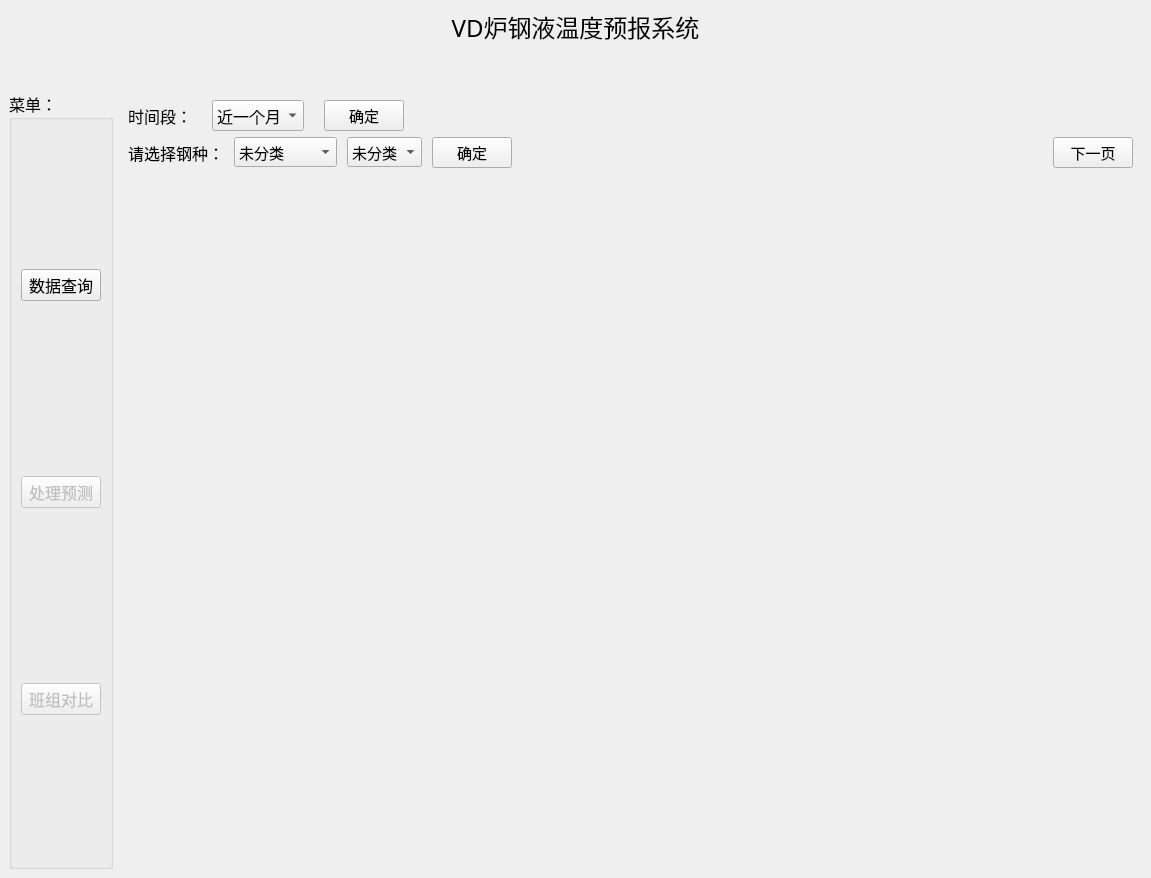
<?xml version="1.0" encoding="UTF-8"?>
<ui version="4.0">
 <class>MainWindow</class>
 <widget class="QMainWindow" name="MainWindow">
  <property name="enabled">
   <bool>true</bool>
  </property>
  <property name="geometry">
   <rect>
    <x>0</x>
    <y>0</y>
    <width>1151</width>
    <height>878</height>
   </rect>
  </property>
  <property name="windowTitle">
   <string>MainWindow</string>
  </property>
  <widget class="QWidget" name="centralwidget">
   <layout class="QGridLayout" name="gridLayout_9">
    <item row="2" column="0">
     <spacer name="horizontalSpacer_8">
      <property name="orientation">
       <enum>Qt::Horizontal</enum>
      </property>
      <property name="sizeHint" stdset="0">
       <size>
        <width>40</width>
        <height>20</height>
       </size>
      </property>
     </spacer>
    </item>
    <item row="1" column="0">
     <spacer name="horizontalSpacer_6">
      <property name="orientation">
       <enum>Qt::Horizontal</enum>
      </property>
      <property name="sizeHint" stdset="0">
       <size>
        <width>40</width>
        <height>20</height>
       </size>
      </property>
     </spacer>
    </item>
    <item row="0" column="0">
     <widget class="QLabel" name="appTitle">
      <property name="enabled">
       <bool>true</bool>
      </property>
      <property name="font">
       <font>
        <family>黑体</family>
        <pointsize>18</pointsize>
        <weight>50</weight>
        <italic>false</italic>
        <bold>false</bold>
        <underline>false</underline>
        <strikeout>false</strikeout>
        <kerning>true</kerning>
       </font>
      </property>
      <property name="contextMenuPolicy">
       <enum>Qt::NoContextMenu</enum>
      </property>
      <property name="acceptDrops">
       <bool>false</bool>
      </property>
      <property name="text">
       <string>VD炉钢液温度预报系统</string>
      </property>
      <property name="scaledContents">
       <bool>true</bool>
      </property>
      <property name="alignment">
       <set>Qt::AlignCenter</set>
      </property>
     </widget>
    </item>
    <item row="3" column="0">
     <layout class="QHBoxLayout" name="horizontalLayout_22" stretch="0,0">
      <item>
       <widget class="QGroupBox" name="groupBox">
        <property name="font">
         <font>
          <family>楷体</family>
          <pointsize>12</pointsize>
         </font>
        </property>
        <property name="title">
         <string>菜单：</string>
        </property>
        <layout class="QGridLayout" name="gridLayout_3">
         <item row="0" column="0">
          <layout class="QVBoxLayout" name="verticalLayout_2">
           <property name="spacing">
            <number>15</number>
           </property>
           <item>
            <widget class="QPushButton" name="dataSearch">
             <property name="enabled">
              <bool>true</bool>
             </property>
             <property name="font">
              <font>
               <family>楷体</family>
               <pointsize>12</pointsize>
              </font>
             </property>
             <property name="text">
              <string>数据查询</string>
             </property>
             <property name="icon">
              <iconset>
               <normaloff>BaoSteel/icons/数据查询.ico</normaloff>BaoSteel/icons/数据查询.ico</iconset>
             </property>
             <property name="checkable">
              <bool>false</bool>
             </property>
             <property name="autoRepeat">
              <bool>false</bool>
             </property>
             <property name="autoExclusive">
              <bool>false</bool>
             </property>
             <property name="autoDefault">
              <bool>false</bool>
             </property>
            </widget>
           </item>
           <item>
            <spacer name="verticalSpacer_2">
             <property name="orientation">
              <enum>Qt::Vertical</enum>
             </property>
             <property name="sizeType">
              <enum>QSizePolicy::Preferred</enum>
             </property>
             <property name="sizeHint" stdset="0">
              <size>
               <width>20</width>
               <height>20</height>
              </size>
             </property>
            </spacer>
           </item>
           <item>
            <widget class="QPushButton" name="tempPred">
             <property name="enabled">
              <bool>false</bool>
             </property>
             <property name="font">
              <font>
               <family>楷体</family>
               <pointsize>12</pointsize>
              </font>
             </property>
             <property name="text">
              <string>处理预测</string>
             </property>
             <property name="icon">
              <iconset>
               <normaloff>BaoSteel/icons/处理预测.ico</normaloff>BaoSteel/icons/处理预测.ico</iconset>
             </property>
            </widget>
           </item>
           <item>
            <spacer name="verticalSpacer_4">
             <property name="orientation">
              <enum>Qt::Vertical</enum>
             </property>
             <property name="sizeType">
              <enum>QSizePolicy::Preferred</enum>
             </property>
             <property name="sizeHint" stdset="0">
              <size>
               <width>20</width>
               <height>20</height>
              </size>
             </property>
            </spacer>
           </item>
           <item>
            <widget class="QPushButton" name="classDis">
             <property name="enabled">
              <bool>false</bool>
             </property>
             <property name="font">
              <font>
               <family>楷体</family>
               <pointsize>12</pointsize>
              </font>
             </property>
             <property name="text">
              <string>班组对比</string>
             </property>
             <property name="icon">
              <iconset>
               <normaloff>BaoSteel/icons/班组对比.ico</normaloff>BaoSteel/icons/班组对比.ico</iconset>
             </property>
            </widget>
           </item>
          </layout>
         </item>
        </layout>
       </widget>
      </item>
      <item>
       <widget class="QStackedWidget" name="DataSearchWidget">
        <property name="font">
         <font>
          <family>楷体</family>
          <pointsize>11</pointsize>
         </font>
        </property>
        <property name="currentIndex">
         <number>2</number>
        </property>
        <widget class="QWidget" name="page">
         <layout class="QGridLayout" name="gridLayout_5">
          <item row="0" column="0">
           <layout class="QGridLayout" name="gridLayout">
            <item row="3" column="0">
             <layout class="QHBoxLayout" name="horizontalLayout_6">
              <item>
               <widget class="QLabel" name="label">
                <property name="font">
                 <font>
                  <family>楷体</family>
                  <pointsize>11</pointsize>
                 </font>
                </property>
                <property name="text">
                 <string>ST_NO：</string>
                </property>
               </widget>
              </item>
              <item>
               <widget class="QComboBox" name="comboBox"/>
              </item>
             </layout>
            </item>
            <item row="0" column="1">
             <layout class="QHBoxLayout" name="horizontalLayout_3">
              <item>
               <widget class="QLabel" name="label_6">
                <property name="font">
                 <font>
                  <family>楷体</family>
                  <pointsize>11</pointsize>
                 </font>
                </property>
                <property name="text">
                 <string> 端口：</string>
                </property>
                <property name="buddy">
                 <cstring>lineEdit_3</cstring>
                </property>
               </widget>
              </item>
              <item>
               <widget class="QLineEdit" name="lineEdit_3">
                <property name="sizePolicy">
                 <sizepolicy hsizetype="Preferred" vsizetype="Fixed">
                  <horstretch>0</horstretch>
                  <verstretch>0</verstretch>
                 </sizepolicy>
                </property>
               </widget>
              </item>
             </layout>
            </item>
            <item row="4" column="1">
             <layout class="QHBoxLayout" name="horizontalLayout_23">
              <item>
               <widget class="QLabel" name="label_3">
                <property name="font">
                 <font>
                  <family>楷体</family>
                  <pointsize>11</pointsize>
                 </font>
                </property>
                <property name="text">
                 <string>出钢日期:</string>
                </property>
               </widget>
              </item>
              <item>
               <widget class="QDateEdit" name="dateEdit"/>
              </item>
              <item>
               <widget class="Line" name="line">
                <property name="orientation">
                 <enum>Qt::Horizontal</enum>
                </property>
               </widget>
              </item>
             </layout>
            </item>
            <item row="4" column="3">
             <widget class="QPushButton" name="pushButton">
              <property name="sizePolicy">
               <sizepolicy hsizetype="Fixed" vsizetype="Fixed">
                <horstretch>0</horstretch>
                <verstretch>0</verstretch>
               </sizepolicy>
              </property>
              <property name="font">
               <font>
                <family>楷体</family>
                <pointsize>11</pointsize>
               </font>
              </property>
              <property name="text">
               <string>清空</string>
              </property>
              <property name="icon">
               <iconset>
                <normaloff>BaoSteel/icons/清空.ico</normaloff>BaoSteel/icons/清空.ico</iconset>
              </property>
             </widget>
            </item>
            <item row="1" column="0">
             <layout class="QHBoxLayout" name="horizontalLayout_2">
              <item>
               <widget class="QLabel" name="label_5">
                <property name="font">
                 <font>
                  <family>楷体</family>
                  <pointsize>11</pointsize>
                 </font>
                </property>
                <property name="text">
                 <string>用户名：  </string>
                </property>
                <property name="buddy">
                 <cstring>lineEdit_2</cstring>
                </property>
               </widget>
              </item>
              <item>
               <widget class="QLineEdit" name="lineEdit_2">
                <property name="sizePolicy">
                 <sizepolicy hsizetype="Preferred" vsizetype="Fixed">
                  <horstretch>0</horstretch>
                  <verstretch>0</verstretch>
                 </sizepolicy>
                </property>
               </widget>
              </item>
             </layout>
            </item>
            <item row="3" column="1">
             <layout class="QHBoxLayout" name="horizontalLayout_7">
              <item>
               <widget class="QLabel" name="label_2">
                <property name="font">
                 <font>
                  <family>楷体</family>
                  <pointsize>11</pointsize>
                 </font>
                </property>
                <property name="text">
                 <string>ldno：</string>
                </property>
               </widget>
              </item>
              <item>
               <widget class="QComboBox" name="comboBox_2"/>
              </item>
             </layout>
            </item>
            <item row="4" column="0">
             <widget class="QRadioButton" name="radioButton">
              <property name="font">
               <font>
                <family>楷体</family>
                <pointsize>11</pointsize>
               </font>
              </property>
              <property name="text">
               <string>按照日期查询</string>
              </property>
             </widget>
            </item>
            <item row="1" column="1">
             <layout class="QHBoxLayout" name="horizontalLayout_4">
              <item>
               <widget class="QLabel" name="label_7">
                <property name="font">
                 <font>
                  <family>楷体</family>
                  <pointsize>11</pointsize>
                 </font>
                </property>
                <property name="text">
                 <string> 密码：</string>
                </property>
                <property name="buddy">
                 <cstring>lineEdit_4</cstring>
                </property>
               </widget>
              </item>
              <item>
               <widget class="QLineEdit" name="lineEdit_4">
                <property name="sizePolicy">
                 <sizepolicy hsizetype="Preferred" vsizetype="Fixed">
                  <horstretch>0</horstretch>
                  <verstretch>0</verstretch>
                 </sizepolicy>
                </property>
               </widget>
              </item>
             </layout>
            </item>
            <item row="5" column="0" colspan="4">
             <widget class="QTableView" name="tableView_2"/>
            </item>
            <item row="0" column="0">
             <layout class="QHBoxLayout" name="horizontalLayout">
              <item>
               <widget class="QLabel" name="label_4">
                <property name="sizePolicy">
                 <sizepolicy hsizetype="Preferred" vsizetype="Preferred">
                  <horstretch>0</horstretch>
                  <verstretch>0</verstretch>
                 </sizepolicy>
                </property>
                <property name="font">
                 <font>
                  <family>楷体</family>
                  <pointsize>11</pointsize>
                 </font>
                </property>
                <property name="text">
                 <string>主机名称：</string>
                </property>
                <property name="buddy">
                 <cstring>lineEdit</cstring>
                </property>
               </widget>
              </item>
              <item>
               <widget class="QLineEdit" name="lineEdit">
                <property name="sizePolicy">
                 <sizepolicy hsizetype="Preferred" vsizetype="Preferred">
                  <horstretch>0</horstretch>
                  <verstretch>0</verstretch>
                 </sizepolicy>
                </property>
               </widget>
              </item>
             </layout>
            </item>
            <item row="1" column="3">
             <spacer name="horizontalSpacer_9">
              <property name="orientation">
               <enum>Qt::Horizontal</enum>
              </property>
              <property name="sizeHint" stdset="0">
               <size>
                <width>238</width>
                <height>20</height>
               </size>
              </property>
             </spacer>
            </item>
            <item row="3" column="3">
             <widget class="QPushButton" name="sqlConnect">
              <property name="sizePolicy">
               <sizepolicy hsizetype="Fixed" vsizetype="Fixed">
                <horstretch>0</horstretch>
                <verstretch>0</verstretch>
               </sizepolicy>
              </property>
              <property name="font">
               <font>
                <family>楷体</family>
                <pointsize>11</pointsize>
               </font>
              </property>
              <property name="text">
               <string>数据库连接</string>
              </property>
              <property name="icon">
               <iconset>
                <normaloff>BaoSteel/icons/数据库连接.ico</normaloff>BaoSteel/icons/数据库连接.ico</iconset>
              </property>
             </widget>
            </item>
            <item row="2" column="0">
             <layout class="QHBoxLayout" name="horizontalLayout_5">
              <item>
               <widget class="QLabel" name="label_8">
                <property name="sizePolicy">
                 <sizepolicy hsizetype="Preferred" vsizetype="Preferred">
                  <horstretch>0</horstretch>
                  <verstretch>0</verstretch>
                 </sizepolicy>
                </property>
                <property name="font">
                 <font>
                  <family>楷体</family>
                  <pointsize>11</pointsize>
                 </font>
                </property>
                <property name="text">
                 <string>数据库名称：</string>
                </property>
                <property name="buddy">
                 <cstring>lineEdit_5</cstring>
                </property>
               </widget>
              </item>
              <item>
               <widget class="QLineEdit" name="lineEdit_5">
                <property name="sizePolicy">
                 <sizepolicy hsizetype="Preferred" vsizetype="Fixed">
                  <horstretch>0</horstretch>
                  <verstretch>0</verstretch>
                 </sizepolicy>
                </property>
               </widget>
              </item>
             </layout>
            </item>
            <item row="4" column="2">
             <widget class="QDateEdit" name="dateEdit_2"/>
            </item>
           </layout>
          </item>
         </layout>
        </widget>
        <widget class="QWidget" name="page_4">
         <layout class="QGridLayout" name="gridLayout_7">
          <item row="0" column="0">
           <layout class="QVBoxLayout" name="verticalLayout_8" stretch="1,1,7">
            <item>
             <layout class="QVBoxLayout" name="verticalLayout_7">
              <item>
               <layout class="QHBoxLayout" name="horizontalLayout_17">
                <item>
                 <widget class="QPushButton" name="pushButton_4">
                  <property name="text">
                   <string>计算相关变量</string>
                  </property>
                  <property name="icon">
                   <iconset>
                    <normaloff>BaoSteel/icons/计算变量.ico</normaloff>BaoSteel/icons/计算变量.ico</iconset>
                  </property>
                 </widget>
                </item>
                <item>
                 <spacer name="horizontalSpacer_2">
                  <property name="orientation">
                   <enum>Qt::Horizontal</enum>
                  </property>
                  <property name="sizeHint" stdset="0">
                   <size>
                    <width>40</width>
                    <height>20</height>
                   </size>
                  </property>
                 </spacer>
                </item>
                <item>
                 <widget class="QPushButton" name="pushButton_10">
                  <property name="font">
                   <font>
                    <family>楷体</family>
                    <pointsize>11</pointsize>
                   </font>
                  </property>
                  <property name="text">
                   <string>导入模型文件(.model)</string>
                  </property>
                  <property name="icon">
                   <iconset>
                    <normaloff>BaoSteel/icons/导入模型.ico</normaloff>BaoSteel/icons/导入模型.ico</iconset>
                  </property>
                 </widget>
                </item>
               </layout>
              </item>
              <item>
               <layout class="QHBoxLayout" name="horizontalLayout_16">
                <property name="spacing">
                 <number>20</number>
                </property>
                <item>
                 <spacer name="horizontalSpacer_10">
                  <property name="orientation">
                   <enum>Qt::Horizontal</enum>
                  </property>
                  <property name="sizeHint" stdset="0">
                   <size>
                    <width>40</width>
                    <height>20</height>
                   </size>
                  </property>
                 </spacer>
                </item>
                <item>
                 <widget class="QLabel" name="label_13">
                  <property name="text">
                   <string>钢种：</string>
                  </property>
                  <property name="buddy">
                   <cstring>comboBox_5</cstring>
                  </property>
                 </widget>
                </item>
                <item>
                 <widget class="QComboBox" name="comboBox_5">
                  <item>
                   <property name="text">
                    <string>普通钢</string>
                   </property>
                  </item>
                  <item>
                   <property name="text">
                    <string>帘线钢</string>
                   </property>
                  </item>
                  <item>
                   <property name="text">
                    <string>高合金</string>
                   </property>
                  </item>
                  <item>
                   <property name="text">
                    <string>含硫含铝</string>
                   </property>
                  </item>
                 </widget>
                </item>
                <item>
                 <widget class="QLabel" name="label_12">
                  <property name="text">
                   <string>时间：</string>
                  </property>
                  <property name="buddy">
                   <cstring>spinBox</cstring>
                  </property>
                 </widget>
                </item>
                <item>
                 <widget class="QSpinBox" name="spinBox"/>
                </item>
                <item>
                 <widget class="QPushButton" name="pushButton_6">
                  <property name="text">
                   <string>开始预测</string>
                  </property>
                  <property name="icon">
                   <iconset>
                    <normaloff>BaoSteel/icons/开始预测.ico</normaloff>BaoSteel/icons/开始预测.ico</iconset>
                  </property>
                 </widget>
                </item>
               </layout>
              </item>
             </layout>
            </item>
            <item>
             <widget class="QLabel" name="label_26">
              <property name="text">
               <string/>
              </property>
             </widget>
            </item>
            <item>
             <widget class="QTableView" name="tableView_3"/>
            </item>
           </layout>
          </item>
         </layout>
        </widget>
        <widget class="QWidget" name="page_5">
         <layout class="QGridLayout" name="gridLayout_8">
          <item row="0" column="0">
           <layout class="QVBoxLayout" name="verticalLayout_12" stretch="1,1,8">
            <item>
             <layout class="QHBoxLayout" name="horizontalLayout_20">
              <property name="spacing">
               <number>20</number>
              </property>
              <item>
               <layout class="QHBoxLayout" name="horizontalLayout_19">
                <item>
                 <widget class="QLabel" name="label_25">
                  <property name="font">
                   <font>
                    <family>楷体</family>
                    <pointsize>12</pointsize>
                   </font>
                  </property>
                  <property name="text">
                   <string>时间段：</string>
                  </property>
                 </widget>
                </item>
                <item>
                 <widget class="QComboBox" name="comboBox_17">
                  <property name="font">
                   <font>
                    <family>楷体</family>
                    <pointsize>12</pointsize>
                   </font>
                  </property>
                  <item>
                   <property name="text">
                    <string>近一个月</string>
                   </property>
                  </item>
                  <item>
                   <property name="text">
                    <string>近三个月</string>
                   </property>
                  </item>
                  <item>
                   <property name="text">
                    <string>近半年</string>
                   </property>
                  </item>
                  <item>
                   <property name="text">
                    <string>近一年</string>
                   </property>
                  </item>
                  <item>
                   <property name="text">
                    <string>全选</string>
                   </property>
                  </item>
                 </widget>
                </item>
               </layout>
              </item>
              <item>
               <widget class="QPushButton" name="pushButton_2">
                <property name="text">
                 <string>确定</string>
                </property>
               </widget>
              </item>
              <item>
               <spacer name="horizontalSpacer_4">
                <property name="orientation">
                 <enum>Qt::Horizontal</enum>
                </property>
                <property name="sizeHint" stdset="0">
                 <size>
                  <width>40</width>
                  <height>20</height>
                 </size>
                </property>
               </spacer>
              </item>
             </layout>
            </item>
            <item>
             <layout class="QHBoxLayout" name="horizontalLayout_18">
              <property name="spacing">
               <number>10</number>
              </property>
              <item>
               <widget class="QLabel" name="label_14">
                <property name="font">
                 <font>
                  <family>楷体</family>
                  <pointsize>12</pointsize>
                 </font>
                </property>
                <property name="text">
                 <string>请选择钢种：</string>
                </property>
               </widget>
              </item>
              <item>
               <widget class="QComboBox" name="comboBox_6">
                <item>
                 <property name="text">
                  <string>未分类</string>
                 </property>
                </item>
                <item>
                 <property name="text">
                  <string>1.帘线钢</string>
                 </property>
                </item>
                <item>
                 <property name="text">
                  <string>2.普通钢</string>
                 </property>
                </item>
                <item>
                 <property name="text">
                  <string>3.高合金钢</string>
                 </property>
                </item>
                <item>
                 <property name="text">
                  <string>4.含硫含铝</string>
                 </property>
                </item>
                <item>
                 <property name="text">
                  <string>5.弹簧钢</string>
                 </property>
                </item>
               </widget>
              </item>
              <item>
               <widget class="QComboBox" name="comboBox_7">
                <item>
                 <property name="text">
                  <string>未分类</string>
                 </property>
                </item>
               </widget>
              </item>
              <item>
               <widget class="QPushButton" name="pushButton_11">
                <property name="text">
                 <string>确定</string>
                </property>
               </widget>
              </item>
              <item>
               <spacer name="horizontalSpacer_3">
                <property name="orientation">
                 <enum>Qt::Horizontal</enum>
                </property>
                <property name="sizeHint" stdset="0">
                 <size>
                  <width>40</width>
                  <height>20</height>
                 </size>
                </property>
               </spacer>
              </item>
              <item>
               <widget class="QPushButton" name="pushButton_7">
                <property name="text">
                 <string>下一页</string>
                </property>
                <property name="icon">
                 <iconset>
                  <normaloff>BaoSteel/icons/下一页 .ico</normaloff>BaoSteel/icons/下一页 .ico</iconset>
                </property>
               </widget>
              </item>
             </layout>
            </item>
            <item>
             <layout class="QVBoxLayout" name="verticalLayout_9">
              <item>
               <widget class="QLabel" name="disLabel">
                <property name="sizePolicy">
                 <sizepolicy hsizetype="Preferred" vsizetype="Preferred">
                  <horstretch>16</horstretch>
                  <verstretch>9</verstretch>
                 </sizepolicy>
                </property>
                <property name="maximumSize">
                 <size>
                  <width>800</width>
                  <height>450</height>
                 </size>
                </property>
                <property name="text">
                 <string/>
                </property>
                <property name="alignment">
                 <set>Qt::AlignCenter</set>
                </property>
               </widget>
              </item>
              <item>
               <widget class="QLabel" name="disLabel_2">
                <property name="sizePolicy">
                 <sizepolicy hsizetype="Preferred" vsizetype="Preferred">
                  <horstretch>16</horstretch>
                  <verstretch>9</verstretch>
                 </sizepolicy>
                </property>
                <property name="maximumSize">
                 <size>
                  <width>800</width>
                  <height>450</height>
                 </size>
                </property>
                <property name="text">
                 <string/>
                </property>
                <property name="alignment">
                 <set>Qt::AlignCenter</set>
                </property>
               </widget>
              </item>
             </layout>
            </item>
           </layout>
          </item>
         </layout>
        </widget>
        <widget class="QWidget" name="page_6">
         <layout class="QGridLayout" name="gridLayout_4">
          <item row="0" column="0">
           <layout class="QVBoxLayout" name="verticalLayout_13">
            <item>
             <layout class="QHBoxLayout" name="horizontalLayout_21">
              <property name="spacing">
               <number>10</number>
              </property>
              <item>
               <widget class="QLabel" name="label_11">
                <property name="font">
                 <font>
                  <family>楷体</family>
                  <pointsize>12</pointsize>
                 </font>
                </property>
                <property name="text">
                 <string>请选择钢种：</string>
                </property>
               </widget>
              </item>
              <item>
               <widget class="QComboBox" name="comboBox_4">
                <property name="sizePolicy">
                 <sizepolicy hsizetype="Preferred" vsizetype="Preferred">
                  <horstretch>0</horstretch>
                  <verstretch>0</verstretch>
                 </sizepolicy>
                </property>
                <item>
                 <property name="text">
                  <string>未分类</string>
                 </property>
                </item>
                <item>
                 <property name="text">
                  <string>1.帘线钢</string>
                 </property>
                </item>
                <item>
                 <property name="text">
                  <string>2.普通钢</string>
                 </property>
                </item>
                <item>
                 <property name="text">
                  <string>3.高合金钢</string>
                 </property>
                </item>
                <item>
                 <property name="text">
                  <string>4.含硫含铝</string>
                 </property>
                </item>
                <item>
                 <property name="text">
                  <string>5.弹簧钢</string>
                 </property>
                </item>
               </widget>
              </item>
              <item>
               <widget class="QComboBox" name="comboBox_8">
                <property name="sizePolicy">
                 <sizepolicy hsizetype="Preferred" vsizetype="Preferred">
                  <horstretch>0</horstretch>
                  <verstretch>0</verstretch>
                 </sizepolicy>
                </property>
                <property name="editable">
                 <bool>false</bool>
                </property>
                <item>
                 <property name="text">
                  <string>未分类</string>
                 </property>
                </item>
               </widget>
              </item>
              <item>
               <widget class="QPushButton" name="pushButton_8">
                <property name="sizePolicy">
                 <sizepolicy hsizetype="Minimum" vsizetype="Preferred">
                  <horstretch>0</horstretch>
                  <verstretch>0</verstretch>
                 </sizepolicy>
                </property>
                <property name="text">
                 <string>确定</string>
                </property>
               </widget>
              </item>
              <item>
               <spacer name="horizontalSpacer_5">
                <property name="orientation">
                 <enum>Qt::Horizontal</enum>
                </property>
                <property name="sizeHint" stdset="0">
                 <size>
                  <width>40</width>
                  <height>20</height>
                 </size>
                </property>
               </spacer>
              </item>
              <item>
               <widget class="QPushButton" name="pushButton_9">
                <property name="sizePolicy">
                 <sizepolicy hsizetype="Minimum" vsizetype="Preferred">
                  <horstretch>0</horstretch>
                  <verstretch>0</verstretch>
                 </sizepolicy>
                </property>
                <property name="text">
                 <string>上一页</string>
                </property>
                <property name="icon">
                 <iconset>
                  <normaloff>BaoSteel/icons/上一页 .ico</normaloff>BaoSteel/icons/上一页 .ico</iconset>
                </property>
               </widget>
              </item>
             </layout>
            </item>
            <item>
             <widget class="QTableView" name="disTableView"/>
            </item>
           </layout>
          </item>
         </layout>
        </widget>
       </widget>
      </item>
     </layout>
    </item>
   </layout>
  </widget>
 </widget>
 <tabstops>
  <tabstop>lineEdit</tabstop>
  <tabstop>lineEdit_3</tabstop>
  <tabstop>lineEdit_5</tabstop>
  <tabstop>lineEdit_2</tabstop>
  <tabstop>lineEdit_4</tabstop>
  <tabstop>comboBox</tabstop>
  <tabstop>radioButton</tabstop>
  <tabstop>pushButton</tabstop>
  <tabstop>tableView_2</tabstop>
  <tabstop>dataSearch</tabstop>
  <tabstop>tempPred</tabstop>
  <tabstop>pushButton_6</tabstop>
 </tabstops>
 <resources/>
 <connections>
  <connection>
   <sender>tempPred</sender>
   <signal>clicked(bool)</signal>
   <receiver>classDis</receiver>
   <slot>setDisabled(bool)</slot>
   <hints>
    <hint type="sourcelabel">
     <x>105</x>
     <y>451</y>
    </hint>
    <hint type="destinationlabel">
     <x>105</x>
     <y>530</y>
    </hint>
   </hints>
  </connection>
  <connection>
   <sender>dataSearch</sender>
   <signal>clicked(bool)</signal>
   <receiver>tempPred</receiver>
   <slot>setDisabled(bool)</slot>
   <hints>
    <hint type="sourcelabel">
     <x>58</x>
     <y>130</y>
    </hint>
    <hint type="destinationlabel">
     <x>58</x>
     <y>487</y>
    </hint>
   </hints>
  </connection>
 </connections>
</ui>
